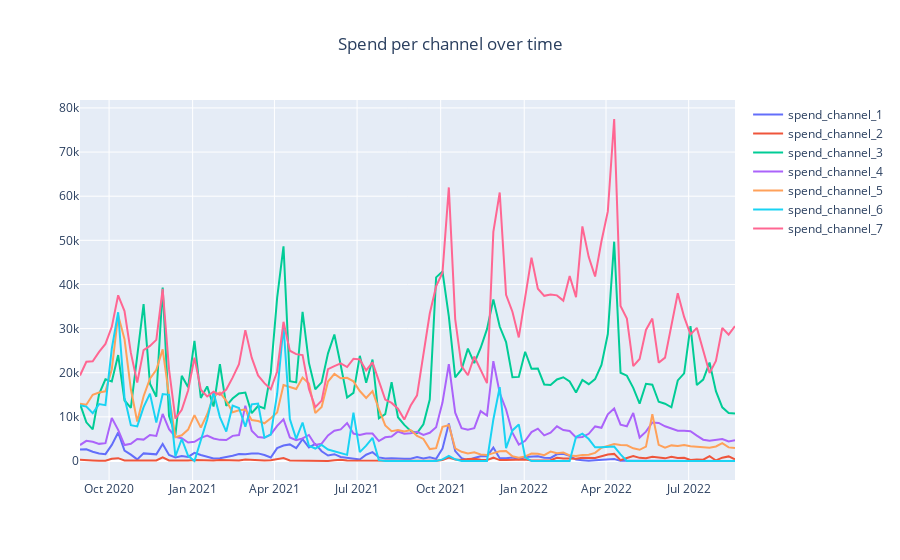

This figure's notebook cell:
### Code cell
fig_channels = go.Figure()

for i in range(1, 8):
    fig_channels.add_trace(
        go.Scatter(x=mmm_data.index, y=mmm_data[f"spend_channel_{i}"],
        name=f"spend_channel_{i}"))
fig_channels.update_layout(
    title="Spend per channel over time",
    title_x=0.5)
fig_channels.show()
